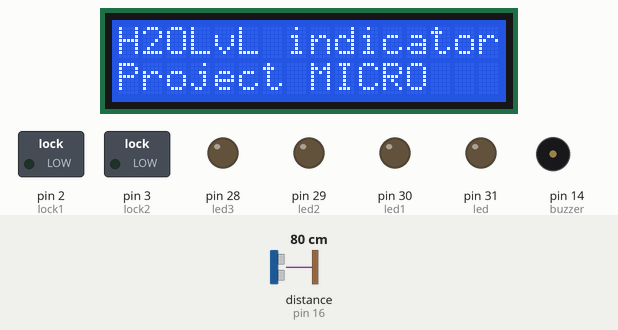
A sketch run on a simulated Arduino Mega 2560, built with avr-gcc and run on an emulated ATmega2560. Shown: 16×2 character LCD, switched loads named in the sketch (green lamp = pin HIGH), output pins drawn as LEDs (lit = HIGH), buzzer (waves = sounding). Wiring (inferred from the names in the program): ultrasonic range finder: trigger pin 15; echo pin 16. Inputs (shaded band) come from the test bench; at power-on: distance to the obstacle (sensor on pin 16) 80 cm. The echo pulse lasts 58.3 µs per cm; the modem accepts every AT command (registered, SIM ready, sends succeed) and sends nothing else; pins used as bus, display or sensor lines are not drawn; what the sketch prints to the serial monitor is not drawn.

Above: at 2.0 s.
2.1 s: distance to the obstacle (sensor on pin 16) set to 2 cm
At 2.35 s:
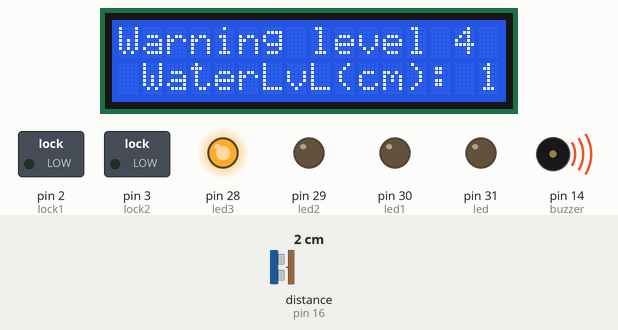
4.0 s: distance to the obstacle (sensor on pin 16) set to 9 cm
At 4.64 s:
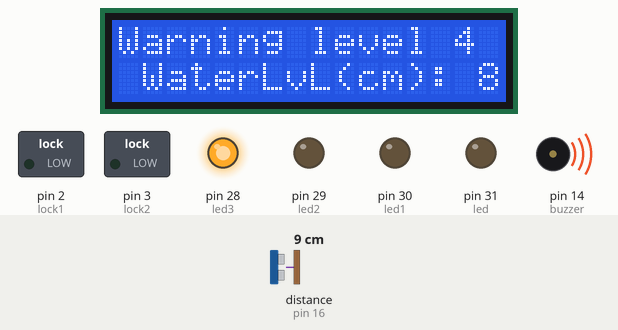
5.9 s: distance to the obstacle (sensor on pin 16) set to 12 cm
At 6.36 s:
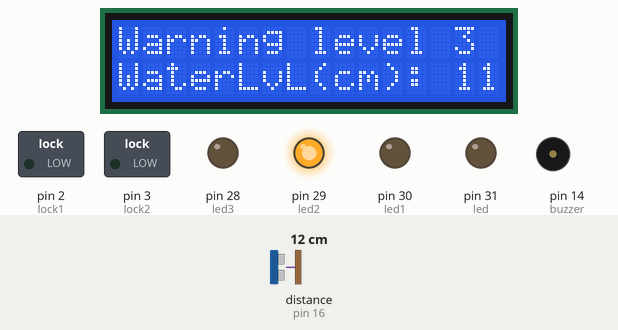
8.0 s: distance to the obstacle (sensor on pin 16) set to 33 cm
At 8.5 s:
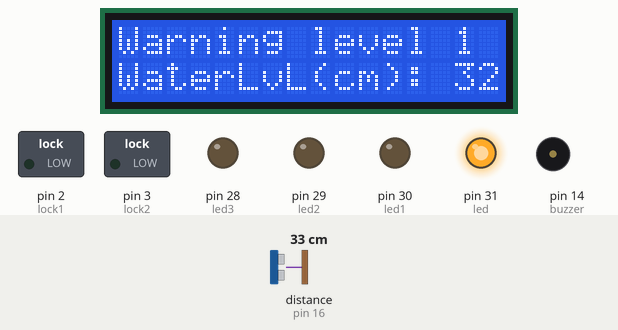
9.5 s: distance to the obstacle (sensor on pin 16) set to 18 cm
At 9.71 s:
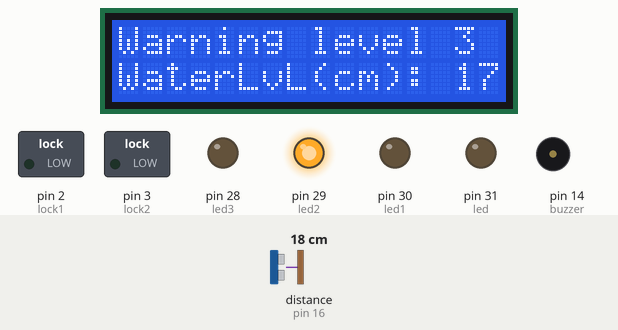
Timing chart, 0 to 12.1 s (numbered marks = the images above; inputs shaded):
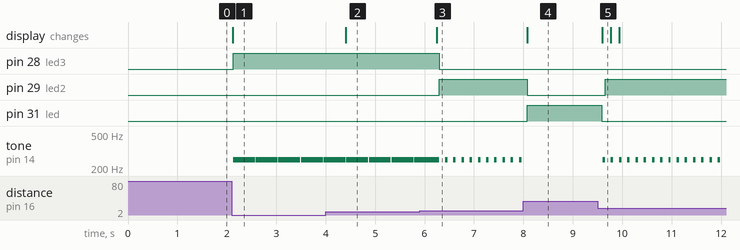

The sketch:

WATER_LEVEL_INDICATOR_WITH_ALARM_SYSTEM_AND_SMS_ALERT.ino
```cpp
#define buzzer 14
#define led 31
#define led1 30
#define led2 29
#define led3 28
#include <LiquidCrystal.h>

int modem_response;
int PWON= A5;
char aux_string[30];
char* owner = "09272358040";

int sound = 250;
LiquidCrystal lcd(9,8,7,6,5,4);

const int trigPin = 15;
const int echoPin = 16;
const char lock1 = 2;
const char lock2 = 3;


const int gsmTimeout = 30;
const int gsmMaxBuffer = 128;
char gsmBuffer[gsmMaxBuffer] = "";

void setup() {

  pinMode(lock1,OUTPUT);
  pinMode(lock2,OUTPUT);
  pinMode(trigPin, OUTPUT);
  pinMode(echoPin, INPUT);
  pinMode(buzzer, OUTPUT);
  pinMode(led, OUTPUT);
  pinMode(led1, OUTPUT);
  pinMode(led2, OUTPUT);
  pinMode(led3, OUTPUT);

  lcd.begin (16,2);
  lcd.print ("H2OLvL indicator");
  lcd.setCursor(0,1);
  lcd.print ("Project MICRO");
  delay(100);

    Serial1.begin(9600);
    Serial.begin(9600);

    AUTO_PWON();
    Connect();
    delay(100);
    FireUpModem();

}
void loop() {

  long duration, distance;
  digitalWrite(trigPin, LOW);
  delayMicroseconds(2);
  digitalWrite(trigPin, HIGH);
  delayMicroseconds(10);
  digitalWrite(trigPin, LOW);
  duration = pulseIn(echoPin, HIGH);
  distance = (duration/2) / 29.1;

  Serial.print("DISTANCE = ");
  Serial.println(distance);

  CheckForMessages();

if (distance > 40 || distance <= 30){
    digitalWrite(led, LOW);
  }
  else {
    lcd.setCursor(0,0);
    lcd.print("Warning level 1 ");
    lcd.setCursor(0,1);
    lcd.print("WaterLvL(cm): ");
    lcd.print(distance);
    delay(10);
    digitalWrite(led, HIGH);
  }
  if (distance > 30 || distance <= 20){
    digitalWrite(led1, LOW);
  }
  else {
    lcd.setCursor(0,0);
    lcd.print("Warning level 2 ");
    lcd.setCursor(0,1);
    lcd.print("WaterLvL(cm): ");
    lcd.print(distance);
    delay(10);
    digitalWrite(led1, HIGH);
  }
  if (distance > 20 || distance <= 9){
    digitalWrite(led2, LOW);
    noTone(buzzer);
  }
  else {
    lcd.setCursor(0,0);
    lcd.print("Warning level 3 ");
    lcd.setCursor(0,1);
    lcd.print("WaterLvL(cm): ");
    lcd.print(distance);
    delay(10);
    tone(buzzer, sound);
    delay(50);
    digitalWrite(led2, HIGH);
  }
  if (distance > 9 || distance <= 0){
    digitalWrite(led3, LOW);
    noTone(buzzer);


  }
  else {
    lcd.setCursor(0,0);
    lcd.print("Warning level 4 ");
    lcd.setCursor(0,1);
    lcd.print(" WaterLvL(cm): ");
    lcd.print(distance);
    delay(10);
    tone(buzzer, sound);
    digitalWrite(led3, HIGH);
    SendMessage("WATER LEVEL WARNING LEVEL4. FORCE EVACUATION!",owner);
    delay(100);

  }
     delay(100);
}

void CheckForMessages()
{
   if(Serial1.available()){
     byte charsRead = Serial1.readBytesUntil('\n',gsmBuffer,gsmMaxBuffer);
     if(charsRead){
       gsmBuffer[charsRead] = 0; //Terminate String
       _gsmSerialHandleLine(String(gsmBuffer));

     }
   }
}


boolean _isNewSms(const String &line)
{
  // +CMTI: "SM",11
  return line.indexOf("+CMTI") == 0 &&
         line.length() > 12;
}

boolean _isSms(const String &line)
{
  return line.indexOf("+CMGR") == 0;
}

void _receiveTextMessage(const String &line)
{
  String index = line.substring(12);
  index.trim();
  Serial1.flush();
  Serial1.print("AT+CMGR=" + index + "\r");
}

boolean _gsmReadBytesOrDisplayError(char numberOfBytes)
{
  if(!_gsmWaitForBytes(numberOfBytes, gsmTimeout))
  {
     Serial.println("Error Reading From Device");
    return false;
  }

  while(Serial1.available())
  {
    char next = Serial1.read();

  }

  return true;
}

char _gsmWaitForBytes(char numberOfBytes, int timeout)
{

  while(Serial1.available() < numberOfBytes)
  {
    delay(200);
    timeout -= 1;
    if(timeout == 0)
    {
      return 0;
    }
  }
  return 1;
}

boolean _readAndPrintSms()
{
  // Line contains the +CMGR response, now we need to read the message

  byte charsRead = Serial1.readBytesUntil('\n', gsmBuffer, gsmMaxBuffer);

  if(charsRead > 1)
  {
    charsRead--; // Skip newline
    gsmBuffer[charsRead] = 0; // Terminate string
    _gsmReadBytesOrDisplayError(4); // OK\r\n
    Serial.println(gsmBuffer);

  }
}

void _gsmSerialHandleLine(const String &s)
{
  if(_isNewSms(s))
  {
      _receiveTextMessage(s);
  }
  else if(_isSms(s))
  {
    _readAndPrintSms();
  }
  else
  {

  }
}

int SendMessage(char* message, char* number)
{
  sprintf(aux_string,"AT+CMGS=\"%s\"", number);
  modem_response = SendModemCommand(aux_string, ">", 2000);
  if(modem_response == 1)
   {
     Serial1.print(message);
     Serial1.write(0x1A);
     modem_response = SendModemCommand("","OK",20000);
     if(modem_response == 1)
      {
        Serial.println("Message Sent");
      }else
      {
        Serial.println("Message not Sent");
      }
   }
}

void AUTO_PWON(){

    int answer=0;

    answer = SendModemCommand("AT", "OK", 2000);
    if (answer == 0)
    {

        digitalWrite(PWON,HIGH);
        delay(3000);
        digitalWrite(PWON,LOW);


        while(answer == 0){
            answer = SendModemCommand("AT", "OK", 2000);
        }
    }

}

void FireUpModem(){

  Serial.println("Initializing Modem");
  SendModemCommand("AT+CMGDA=\"DEL ALL\"","OK",10000);
  SendModemCommand("AT+CNMI=3,1","OK",1000);
  SendModemCommand("AT+CMGF=1","OK",1000);
  Serial.println("Modem Initialization OK");
}

void Connect()
{
    Serial.println("Connecting to nearest cell site");

    while( (SendModemCommand("AT+CREG?", "+CREG: 0,1", 500) || SendModemCommand("AT+CREG?", "+CREG: 0,5", 500)) == 0 );
    Serial.println("Connected");
}


int SendModemCommand(char* cmd, char* resp, unsigned int tout)
{
    int ctr=0;
    int ans=0;
    char buff[100];
    unsigned long prev;

    memset(buff, '\0', 100);

    delay(100);

    while( Serial1.available() > 0) Serial1.read();

    Serial1.println(cmd);


    ctr = 0;
    prev = millis();


    do{

        if(Serial1.available() != 0){
            buff[ctr] = Serial1.read();
            ctr++;
             if (strstr(buff, resp) != NULL)
            {
                ans = 1;
            }
        }

    }while((ans == 0) && ((millis() - prev) < tout));

    return ans;
}
```

Measured:
- the behaviour switches between 10 and 11 cm on distance to the obstacle (sensor on pin 16) (found by bisection; images 2 and 3)
- after the input at 2.1 s, pin 28 (led3): LOW → HIGH at once; tone on pin 14 (buzzer): alternates 250 Hz for 0.44 s and silent for 0.01 s, starting at once; the display: changes at once (image 1)
- after the input at 4.0 s, the display: changes after 0.41 s (image 2)
- after the input at 5.9 s, pin 28 (led3): HIGH → LOW after 0.40 s; pin 29 (led2): LOW → HIGH after 0.40 s; tone on pin 14 (buzzer): alternates 250 Hz for 0.05 s and silent for 0.12 s, starting after 0.40 s; the display: changes after 0.34 s (image 3)
- after the input at 8.0 s, pin 29 (led2): HIGH → LOW after 0.08 s; pin 31 (led): LOW → HIGH after 0.08 s; tone on pin 14 (buzzer): stops changing and stays silent; the display: changes after 0.08 s (image 4)
- after the input at 9.5 s, pin 29 (led2): LOW → HIGH after 0.16 s; pin 31 (led): HIGH → LOW after 0.09 s; tone on pin 14 (buzzer): alternates 250 Hz for 0.05 s and silent for 0.12 s, starting after 0.11 s; the display: changes after 0.10 s (image 5)
